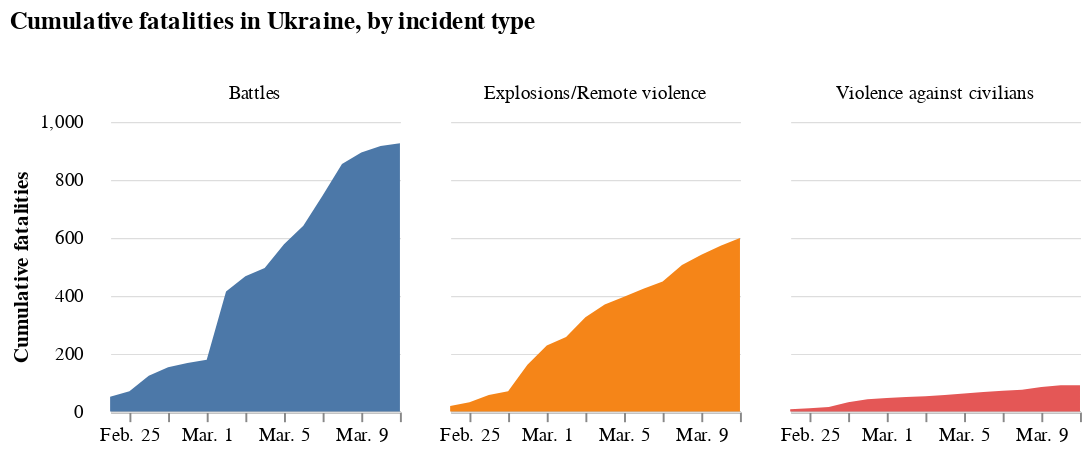

Source (notebook cell):
### Markdown cell above
#### Facet charts for the fatalities

### Code cell
alt.Chart(fatalities_df).mark_area().encode(
    x=alt.X(
        "date_occurred:T",
        title="",
        axis=alt.Axis(format="%b. %-d", grid=False, tickCount=5),
    ),
    y=alt.Y(
        "cumsum:Q",
        title="Cumulative fatalities",
        axis=alt.Axis(
            tickCount=5,
            domainOpacity=0,
            gridWidth=0.6,
            gridColor="#dddddd",
            offset=6,
            tickSize=0,
        ),
    ),
    facet=alt.Facet("incident_type:N", title=" "),
    color=alt.Color("incident_type", legend=None),
).properties(
    width=150, height=150, title="Cumulative fatalities in Ukraine, by incident type"
).configure_view(
    strokeOpacity=0
)

### Figure 1 — Vega-Lite specification as saved in the notebook (floating-point values rounded to 4 significant figures)
{"config": {"view": {"continuousWidth": 400, "continuousHeight": 300, "strokeOpacity": 0}}, "data": {"name": "data-aa57da395c6c98fca7a98ebabfadb92e"}, "mark": "area", "encoding": {"color": {"field": "incident_type", "legend": null, "type": "nominal"}, "facet": {"field": "incident_type", "title": " ", "type": "nominal"}, "x": {"axis": {"format": "%b. %-d", "grid": false, "tickCount": 5}, "field": "date_occurred", "title": "", "type": "temporal"}, "y": {"axis": {"domainOpacity": 0, "gridColor": "#dddddd", "gridWidth": 0.6, "offset": 6, "tickCount": 5, "tickSize": 0}, "field": "cumsum", "title": "Cumulative fatalities", "type": "quantitative"}}, "height": 150, "title": "Cumulative fatalities in Ukraine, by incident type", "width": 150, "$schema": "https://vega.github.io/schema/vega-lite/v4.17.0.json", "datasets": {"data-aa57da395c6c98fca7a98ebabfadb92e": [{"date_occurred": "2022-02-24", "incident_type": "Battles", "fatalities": 51.0, "cumsum": 51.0}, {"date_occurred": "2022-02-25", "incident_type": "Battles", "fatalities": 19.0, "cumsum": 70.0}, {"date_occurred": "2022-02-26", "incident_type": "Battles", "fatalities": 53.0, "cumsum": 123.0}, {"date_occurred": "2022-02-27", "incident_type": "Battles", "fatalities": 30.0, "cumsum": 153.0}, {"date_occurred": "2022-02-28", "incident_type": "Battles", "fatalities": 14.0, "cumsum": 167.0}, {"date_occurred": "2022-03-01", "incident_type": "Battles", "fatalities": 12.0, "cumsum": 179.0}, {"date_occurred": "2022-03-02", "incident_type": "Battles", "fatalities": 235.0, "cumsum": 414.0}, {"date_occurred": "2022-03-03", "incident_type": "Battles", "fatalities": 53.0, "cumsum": 467.0}, {"date_occurred": "2022-03-04", "incident_type": "Battles", "fatalities": 28.0, "cumsum": 495.0}, {"date_occurred": "2022-03-05", "incident_type": "Battles", "fatalities": 82.0, "cumsum": 577.0}, {"date_occurred": "2022-03-06", "incident_type": "Battles", "fatalities": 64.0, "cumsum": 641.0}, {"date_occurred": "2022-03-07", "incident_type": "Battles", "fatalities": 104.0, "cumsum": 745.0}, {"date_occurred": "2022-03-08", "incident_type": "Battles", "fatalities": 109.0, "cumsum": 854.0}, {"date_occurred": "2022-03-09", "incident_type": "Battles", "fatalities": 40.0, "cumsum": 894.0}, {"date_occurred": "2022-03-10", "incident_type": "Battles", "fatalities": 22.0, "cumsum": 916.0}, {"date_occurred": "2022-03-11", "incident_type": "Battles", "fatalities": 10.0, "cumsum": 926.0}, {"date_occurred": "2022-02-24", "incident_type": "Explosions/Remote violence", "fatalities": 19.0, "cumsum": 19.0}, {"date_occurred": "2022-02-25", "incident_type": "Explosions/Remote violence", "fatalities": 13.0, "cumsum": 32.0}, {"date_occurred": "2022-02-26", "incident_type": "Explosions/Remote violence", "fatalities": 25.0, "cumsum": 57.0}, {"date_occurred": "2022-02-27", "incident_type": "Explosions/Remote violence", "fatalities": 13.0, "cumsum": 70.0}, {"date_occurred": "2022-02-28", "incident_type": "Explosions/Remote violence", "fatalities": 91.0, "cumsum": 161.0}, {"date_occurred": "2022-03-01", "incident_type": "Explosions/Remote violence", "fatalities": 67.0, "cumsum": 228.0}, {"date_occurred": "2022-03-02", "incident_type": "Explosions/Remote violence", "fatalities": 29.0, "cumsum": 257.0}, {"date_occurred": "2022-03-03", "incident_type": "Explosions/Remote violence", "fatalities": 68.0, "cumsum": 325.0}, {"date_occurred": "2022-03-04", "incident_type": "Explosions/Remote violence", "fatalities": 44.0, "cumsum": 369.0}, {"date_occurred": "2022-03-05", "incident_type": "Explosions/Remote violence", "fatalities": 27.0, "cumsum": 396.0}, {"date_occurred": "2022-03-06", "incident_type": "Explosions/Remote violence", "fatalities": 28.0, "cumsum": 424.0}, {"date_occurred": "2022-03-07", "incident_type": "Explosions/Remote violence", "fatalities": 25.0, "cumsum": 449.0}, {"date_occurred": "2022-03-08", "incident_type": "Explosions/Remote violence", "fatalities": 57.0, "cumsum": 506.0}, {"date_occurred": "2022-03-09", "incident_type": "Explosions/Remote violence", "fatalities": 35.0, "cumsum": 541.0}, {"date_occurred": "2022-03-10", "incident_type": "Explosions/Remote violence", "fatalities": 31.0, "cumsum": 572.0}, {"date_occurred": "2022-03-11", "incident_type": "Explosions/Remote violence", "fatalities": 27.0, "cumsum": 599.0}, {"date_occurred": "2022-02-24", "incident_type": "Violence against civilians", "fatalities": 8.0, "cumsum": 8.0}, {"date_occurred": "2022-02-25", "incident_type": "Violence against civilians", "fatalities": 3.0, "cumsum": 11.0}, {"date_occurred": "2022-02-26", "incident_type": "Violence against civilians", "fatalities": 5.0, "cumsum": 16.0}, {"date_occurred": "2022-02-27", "incident_type": "Violence against civilians", "fatalities": 16.0, "cumsum": 32.0}, {"date_occurred": "2022-02-28", "incident_type": "Violence against civilians", "fatalities": 10.0, "cumsum": 42.0}, {"date_occurred": "2022-03-01", "incident_type": "Violence against civilians", "fatalities": 5.0, "cumsum": 47.0}, {"date_occurred": "2022-03-02", "incident_type": "Violence against civilians", "fatalities": 3.0, "cumsum": 50.0}, {"date_occurred": "2022-03-03", "incident_type": "Violence against civilians", "fatalities": 3.0, "cumsum": 53.0}, {"date_occurred": "2022-03-04", "incident_type": "Violence against civilians", "fatalities": 4.0, "cumsum": 57.0}, {"date_occurred": "2022-03-05", "incident_type": "Violence against civilians", "fatalities": 5.0, "cumsum": 62.0}, {"date_occurred": "2022-03-06", "incident_type": "Violence against civilians", "fatalities": 5.0, "cumsum": 67.0}, {"date_occurred": "2022-03-07", "incident_type": "Violence against civilians", "fatalities": 5.0, "cumsum": 72.0}, {"date_occurred": "2022-03-08", "incident_type": "Violence against civilians", "fatalities": 3.0, "cumsum": 75.0}, {"date_occurred": "2022-03-09", "incident_type": "Violence against civilians", "fatalities": 10.0, "cumsum": 85.0}, {"date_occurred": "2022-03-10", "incident_type": "Violence against civilians", "fatalities": 6.0, "cumsum": 91.0}, {"date_occurred": "2022-03-11", "incident_type": "Violence against civilians", "fatalities": 0.0, "cumsum": 91.0}]}}
